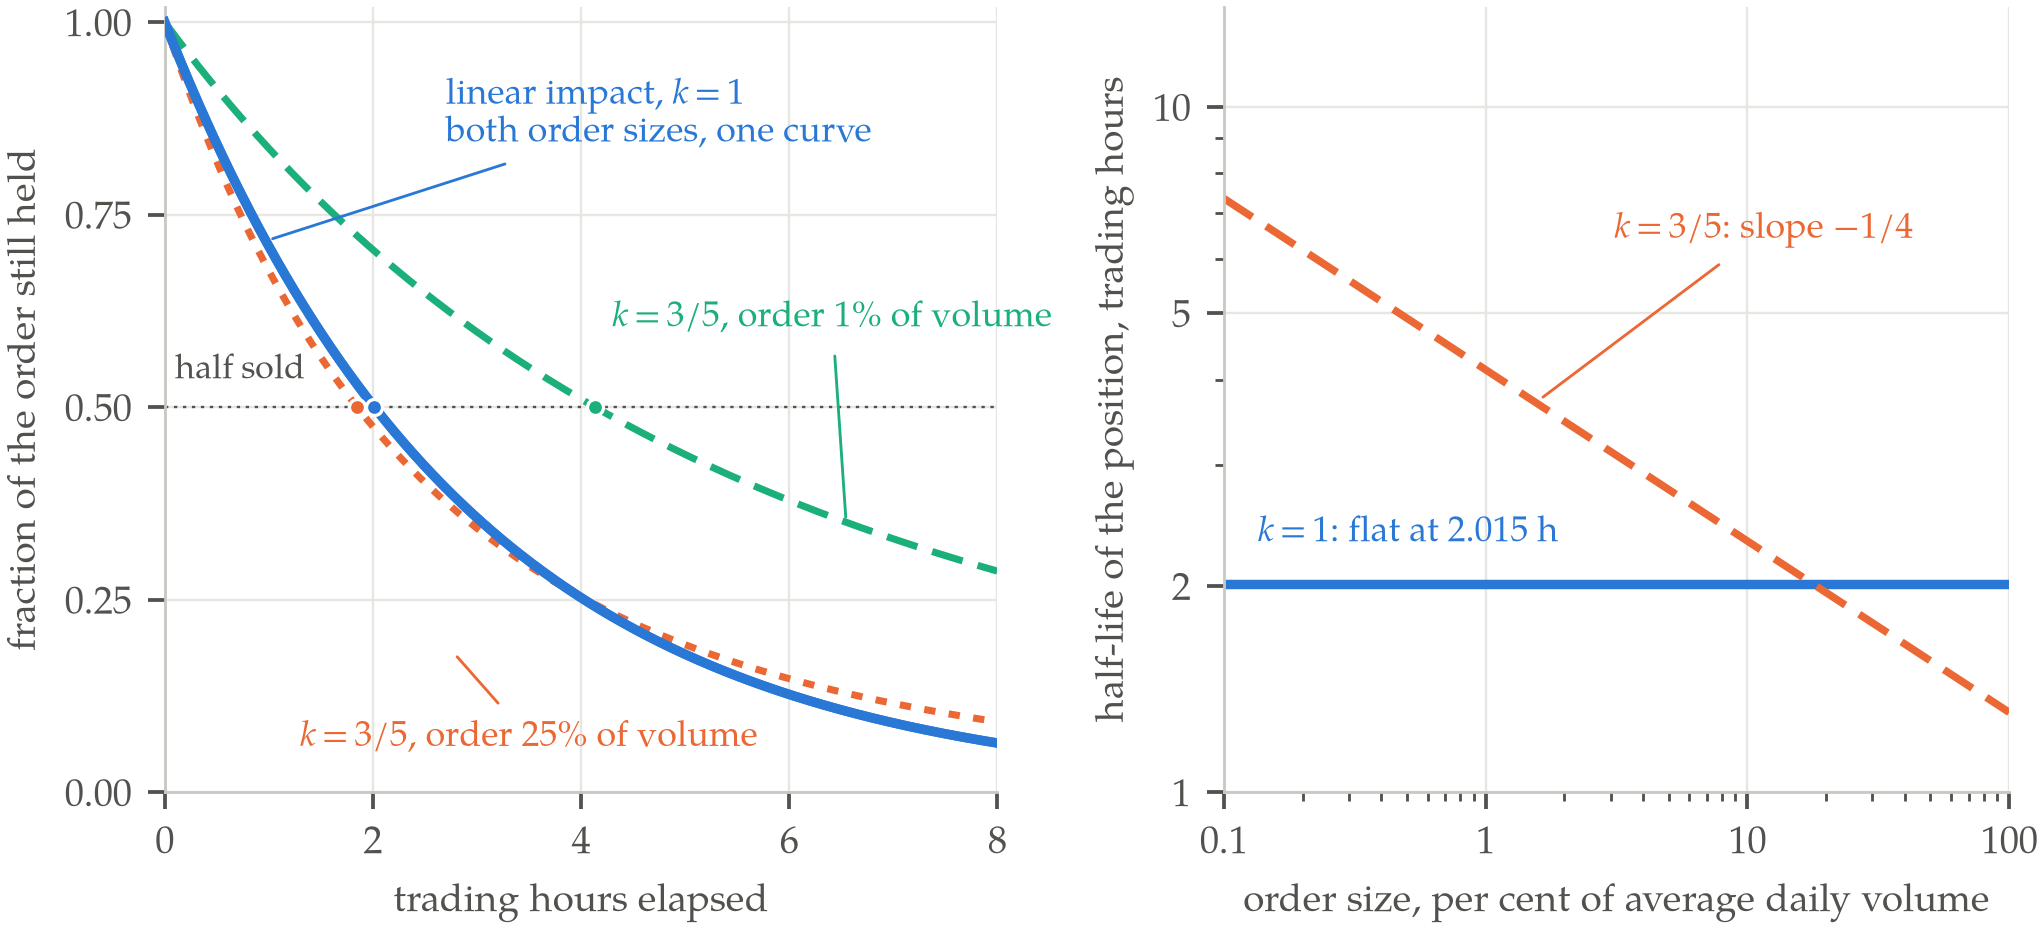

Here is the Python script that generated this plot:
"""Figure for report 017 — whether the optimal liquidation schedule knows how big the order is.

Both panels solve the same free-horizon problem: choose a holdings path x(t) from
x(0) = X down to x(infinity) = 0 minimising

    J = eta_k * integral |x'|^(1+k) dt  +  lambda * sigma^2 * integral x^2 dt,

the first term the temporary-impact cost of trading at rate |x'| when the price
concession is eta_k |x'|^k, the second the Almgren-Chriss mean-variance penalty
for still holding x(t) while the price moves. The integrand has no explicit time
dependence, so the Hamiltonian is conserved, and the boundary condition at
infinity forces it to zero:

    eta_k * k * w^(1+k) = lambda * sigma^2 * x^2,        w = -x' > 0
    =>  w = c * x^(2/(1+k)),   c = (lambda sigma^2 / (eta_k k))^(1/(1+k)).

For k = 1 that is w = kappa x with kappa = sqrt(lambda sigma^2 / eta), i.e. pure
exponential decay at a rate containing no X — the infinite-horizon limit of
Almgren and Chriss's sinh trajectory. For k != 1 it separates to

    x(t) = [ X^(1-p) + (p-1) c t ]^(1/(1-p)),      p = 2/(1+k),

whose half-life is theta = X^(1-p) (2^(p-1) - 1) / ((p-1) c), proportional to
X^((k-1)/(k+1)). At the measured k = 3/5 that exponent is exactly -1/4.

Calibration, held identical across the two panels: a 50-dollar stock, 2 per cent
daily volatility (sigma = 1 dollar/share/day^0.5), 5,000,000 shares of average
daily volume, a linear temporary impact of eta = 1e-7 dollar day/share^2 (so
trading a full day's volume in a day costs 50 cents a share), risk aversion
lambda = 5e-7 per dollar, and eta_k = eta V^(1-k) so that both impact models
charge the same concession at 100 per cent participation. kappa = sqrt(5) per day
and the linear half-life is ln 2 / kappa = 2.015 trading hours.

Left panel — normalised holdings x(t)/X for orders of 1 and 25 per cent of daily
volume. Under linear impact the two paths coincide exactly; under k = 3/5 the
larger order is worked more than twice as fast.

Right panel — the half-life itself against order size, over three decades. Flat
at 2.015 hours for k = 1; a straight line of slope -1/4 on log axes for k = 3/5.

Every number here is closed-form and was checked against a direct integration of
w = c x^p (scipy solve_ivp, agreement to 1e-6 relative) and, for k = 1, against
the exact discrete minimiser of the quadratic objective on a 4,000-step grid
(agreement to 9e-9 of X).

Palette: the blue / orange / green trio used in reports 009-016, direct-labelled
rather than legended, as this is print.
Run: python3 figures/017-execution-trajectories.py
"""
import matplotlib
matplotlib.use("Agg")
import matplotlib.font_manager as fm
import matplotlib.pyplot as plt
import numpy as np
import tempfile
from pathlib import Path

SERIF = "TeX Gyre Pagella"
BLUE, ORANGE, GREEN = "#2a78d6", "#eb6834", "#1baf7a"
INK, MUTED, GRID = "#0b0b0b", "#52514e", "#e6e6e2"


def use_vendored_pagella():
    """Register tools/fonts/texgyrepagella-*.woff2 with matplotlib.

    matplotlib cannot read woff2, so decompress the vendored faces to ttf in a
    temporary directory and register those. Naming the family and hoping the
    host has it installed is what put report 008 in the wrong typeface.
    """
    vendored = sorted((Path(__file__).resolve().parent.parent / "tools" / "fonts")
                      .glob("texgyrepagella-*.woff2"))
    if not vendored:
        return False
    try:
        from fontTools.ttLib import TTFont
    except ImportError:
        return False
    cache = Path(tempfile.mkdtemp(prefix="pagella-"))
    for src in vendored:
        face = TTFont(str(src))
        face.flavor = None
        dst = cache / (src.stem + ".ttf")
        face.save(str(dst))
        fm.fontManager.addfont(str(dst))
    return SERIF in {f.name for f in fm.fontManager.ttflist}


if not use_vendored_pagella() and SERIF not in {f.name for f in fm.fontManager.ttflist}:
    raise SystemExit("TeX Gyre Pagella unavailable: install fontTools and brotli "
                     "so the vendored woff2 faces in tools/fonts/ can be used.")

plt.rcParams.update({
    "font.family": "serif", "font.serif": [SERIF], "font.size": 8.2,
    "mathtext.fontset": "custom", "mathtext.rm": SERIF,
    "mathtext.it": f"{SERIF}:italic", "mathtext.bf": f"{SERIF}:bold",
    "mathtext.cal": f"{SERIF}:italic", "mathtext.sf": SERIF, "mathtext.tt": SERIF,
    "axes.edgecolor": "#c9c9c4", "axes.linewidth": 0.6,
    "text.color": INK, "axes.labelcolor": MUTED, "xtick.color": MUTED,
    "ytick.color": MUTED, "figure.facecolor": "white", "savefig.facecolor": "white",
})

# ---- calibration ---------------------------------------------------------
SIGMA = 1.0          # dollar / share / day^0.5
ETA1 = 1.0e-7        # dollar day / share^2
LAM = 5.0e-7         # 1 / dollar
ADV = 5.0e6          # shares / day
HOURS = 6.5          # trading hours in a session
KAPPA = np.sqrt(LAM * SIGMA ** 2 / ETA1)


def coeffs(k):
    eta_k = ETA1 * ADV ** (1.0 - k)
    return (LAM * SIGMA ** 2 / (eta_k * k)) ** (1.0 / (1.0 + k)), 2.0 / (1.0 + k)


def path(k, X, t):
    c, p = coeffs(k)
    if abs(p - 1.0) < 1e-14:
        return X * np.exp(-c * t)
    return (X ** (1.0 - p) + (p - 1.0) * c * t) ** (1.0 / (1.0 - p))


def half_life(k, X):
    c, p = coeffs(k)
    if abs(p - 1.0) < 1e-14:
        return np.log(2.0) / c
    return X ** (1.0 - p) * (2.0 ** (p - 1.0) - 1.0) / ((p - 1.0) * c)


fig, (axL, axR) = plt.subplots(1, 2, figsize=(7.0, 3.0),
                               gridspec_kw=dict(width_ratios=[1.06, 1.0], wspace=0.28))

# ---- left: normalised trajectories ---------------------------------------
t_h = np.linspace(0.0, 8.0, 1200)
t_d = t_h / HOURS
SMALL, BIG = 0.01 * ADV, 0.25 * ADV

axL.plot(t_h, path(1.0, SMALL, t_d) / SMALL, color=BLUE, lw=2.0, zorder=4)
axL.plot(t_h, path(1.0, BIG, t_d) / BIG, color=BLUE, lw=2.0, zorder=4)
axL.plot(t_h, path(0.6, SMALL, t_d) / SMALL, color=GREEN, lw=1.5,
         ls=(0, (4.5, 2.2)), zorder=3)
axL.plot(t_h, path(0.6, BIG, t_d) / BIG, color=ORANGE, lw=1.5,
         ls=(0, (1.6, 1.9)), zorder=3)

for k, X, colour in ((1.0, SMALL, BLUE), (0.6, SMALL, GREEN), (0.6, BIG, ORANGE)):
    th = half_life(k, X) * HOURS
    axL.plot([th], [0.5], marker="o", ms=3.4, color=colour, zorder=6,
             markeredgecolor="white", markeredgewidth=0.7)
axL.axhline(0.5, color=MUTED, lw=0.5, ls=(0, (1.4, 2.4)), zorder=1)

axL.annotate("linear impact, $k=1$\nboth order sizes, one curve",
             xy=(0.95, 0.715), xytext=(2.70, 0.88), color=BLUE, fontsize=7.6,
             ha="left", va="center",
             arrowprops=dict(arrowstyle="-", color=BLUE, lw=0.6,
                             shrinkA=2, shrinkB=2))
axL.annotate("$k=3/5$, order 1% of volume", xy=(6.55, 0.345), xytext=(4.30, 0.615),
             color=GREEN, fontsize=7.6, ha="left", va="center",
             arrowprops=dict(arrowstyle="-", color=GREEN, lw=0.6,
                             shrinkA=2, shrinkB=2))
axL.annotate("$k=3/5$, order 25% of volume", xy=(2.75, 0.185), xytext=(1.30, 0.070),
             color=ORANGE, fontsize=7.6, ha="left", va="center",
             arrowprops=dict(arrowstyle="-", color=ORANGE, lw=0.6,
                             shrinkA=2, shrinkB=2))
axL.text(0.10, 0.525, "half sold", color=MUTED, fontsize=7.2, va="bottom")

axL.set_xlim(0, 8.0)
axL.set_ylim(0, 1.02)
axL.set_xlabel("trading hours elapsed")
axL.set_ylabel("fraction of the order still held")
axL.set_yticks([0, 0.25, 0.5, 0.75, 1.0])
axL.grid(True, color=GRID, lw=0.5, zorder=0)
axL.set_axisbelow(True)
for side in ("top", "right"):
    axL.spines[side].set_visible(False)

# ---- right: half-life against order size ---------------------------------
frac = np.logspace(-3, 0, 400)
Xs = frac * ADV
axR.plot(frac * 100, [half_life(1.0, X) * HOURS for X in Xs], color=BLUE, lw=2.0)
axR.plot(frac * 100, [half_life(0.6, X) * HOURS for X in Xs], color=ORANGE, lw=1.6,
         ls=(0, (4.5, 2.2)))
axR.set_xscale("log")
axR.set_yscale("log")
axR.set_xlim(0.1, 100)
axR.set_ylim(1.0, 14.0)
axR.set_xlabel("order size, per cent of average daily volume")
axR.set_ylabel("half-life of the position, trading hours")
axR.set_xticks([0.1, 1, 10, 100])
axR.set_xticklabels(["0.1", "1", "10", "100"])
axR.set_yticks([1, 2, 5, 10])
axR.set_yticklabels(["1", "2", "5", "10"])
axR.grid(True, which="major", color=GRID, lw=0.5, zorder=0)
axR.set_axisbelow(True)
for side in ("top", "right"):
    axR.spines[side].set_visible(False)

axR.text(0.135, 2.24, "$k=1$: flat at 2.015 h", color=BLUE, fontsize=7.6,
         va="bottom", ha="left")
axR.annotate("$k=3/5$: slope $-1/4$", xy=(1.55, 3.70), xytext=(3.10, 6.6),
             color=ORANGE, fontsize=7.6, ha="left", va="center",
             arrowprops=dict(arrowstyle="-", color=ORANGE, lw=0.6,
                             shrinkA=2, shrinkB=2))

out = Path(__file__).resolve().parent / "017-execution-trajectories.png"
fig.savefig(out, dpi=340, bbox_inches="tight", pad_inches=0.02)
print(f"wrote {out}")
print(f"kappa = {KAPPA:.6f}/day, linear half-life = {np.log(2)/KAPPA*HOURS:.4f} h")
for fr in (0.01, 0.05, 0.25):
    X = fr * ADV
    print(f"  {fr:5.0%} of ADV: k=1 {half_life(1.0, X)*HOURS:6.3f} h, "
          f"k=0.6 {half_life(0.6, X)*HOURS:6.3f} h")
print(f"  ratio over 25x size at k=0.6: "
      f"{half_life(0.6, 0.01*ADV)/half_life(0.6, 0.25*ADV):.4f} vs 25^(1/4) = {25**0.25:.4f}")
